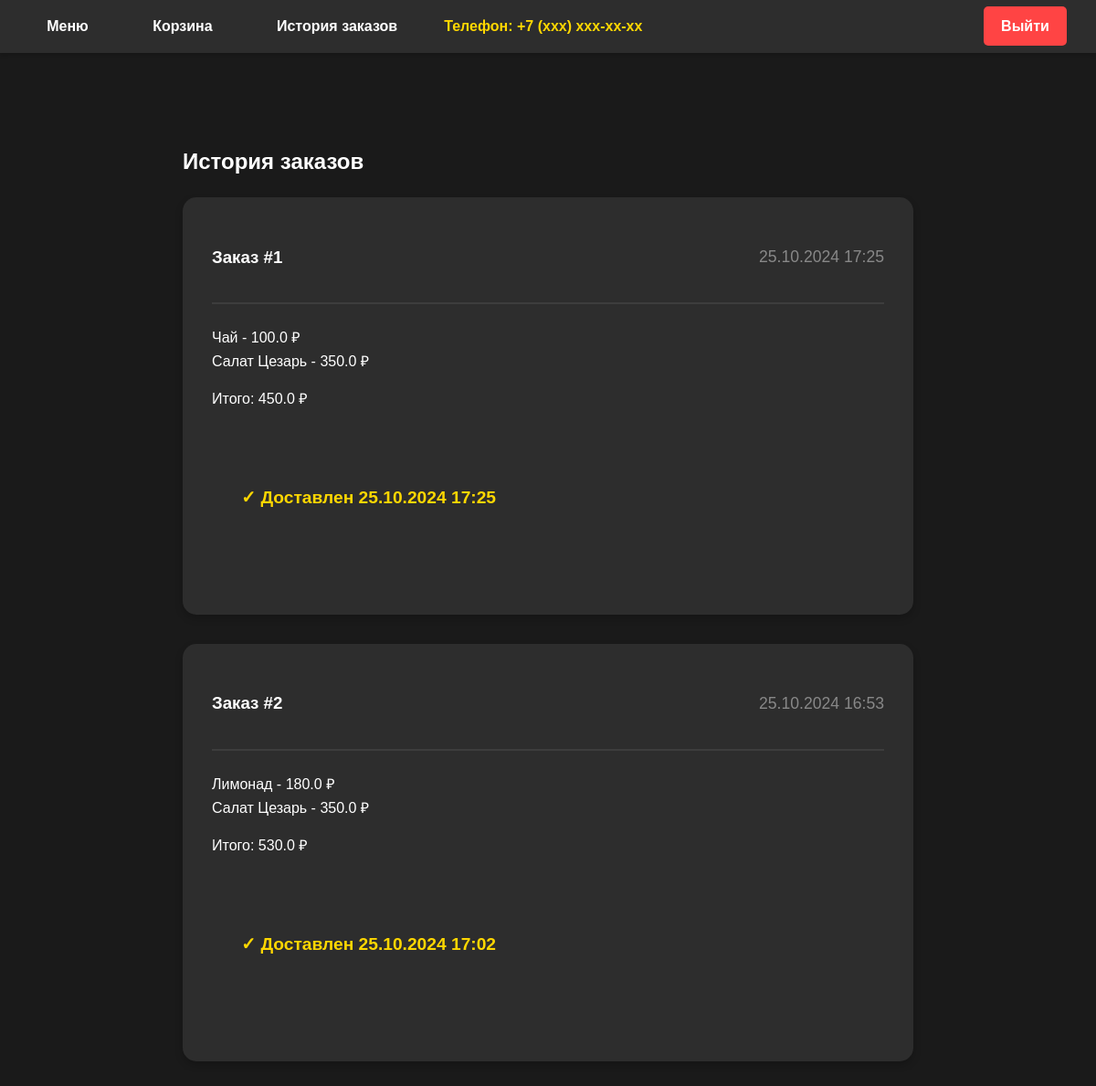
The app's page /orders (signed in) with its own data.
### models.py (models this page shows, shortened)
class User(db.Model):
    id = db.Column(db.Integer, primary_key=True)
    phone = db.Column(db.String(15), unique=True, nullable=False)
    address = db.Column(db.String(200))
    orders = db.relationship('Order', backref='user', lazy=True)
    @property
    def is_authenticated(self):
        return True

class Order(db.Model):
    id = db.Column(db.Integer, primary_key=True)
    user_id = db.Column(db.Integer, db.ForeignKey('user.id'))
    date = db.Column(db.DateTime, default=datetime.utcnow)
    total = db.Column(db.Float)
    delivered = db.Column(db.Boolean, default=False)
    delivery_time = db.Column(db.DateTime)
    items = db.relationship('OrderItem', backref='order', lazy=True)

class OrderItem(db.Model):
    id = db.Column(db.Integer, primary_key=True)
    order_id = db.Column(db.Integer, db.ForeignKey('order.id'))
    dish_id = db.Column(db.Integer, db.ForeignKey('dish.id'))
    quantity = db.Column(db.Integer)
    price = db.Column(db.Float)

class Dish(db.Model):
    id = db.Column(db.Integer, primary_key=True)
    name = db.Column(db.String(100), nullable=False)
    description = db.Column(db.Text)
    price = db.Column(db.Float, nullable=False)
    image = db.Column(db.String(100))
    category_id = db.Column(db.Integer, db.ForeignKey('category.id'))
    order_items = db.relationship('OrderItem', backref='dish', lazy=True)

### app.py (the view)
@app.route('/orders')
@login_required
def order_history():
    orders = Order.query.filter_by(user_id=current_user.id).order_by(Order.date.desc()).all()
    numbered_orders = []
    for i, order in enumerate(orders, 1): # начинаем нумерацию с 1
        numbered_orders.append((i, order))
    return render_template('order_history.html', numbered_orders=numbered_orders)

### app.py (called while the page is built)
@login_manager.user_loader
def load_user(user_id):
    return User.query.get(int(user_id))

### templates/order_history.html (shortened to what this page needs)
{% extends "base.html" %}
{% block content %}
<div class="order-history">
    <h2>История заказов</h2>
    {% if numbered_orders %}
        {% for order_number, order in numbered_orders %}
        <div class="order-card">
            <div class="order-header">
                <h3>Заказ #{{ order_number }}</h3>
                <p class="order-date">{{ order.date.strftime('%d.%m.%Y %H:%M') }}</p>
            </div>
            <div class="order-content">
                <ul class="order-items">
                    {% for item in order.items %}
                    <li>
                        {{ item.dish.name }} - {{ item.price }} ₽
                    </li>
                    {% endfor %}
                </ul>
                <p class="order-total">Итого: {{ order.total }} ₽</p>
                <p class="order-status">
                    {% if order.delivered %}
                    ✓ Доставлен {{ order.delivery_time.strftime('%d.%m.%Y %H:%M') }}
                    {% else %}
                    В процессе доставки
                    {% endif %}
                </p>
            </div>
        </div>
        {% endfor %}
    {% else %}
        <p class="no-orders">У вас пока нет заказов</p>
    {% endif %}
</div>
{% endblock %}

### templates/base.html (shortened to what this page needs)
<!DOCTYPE html>
<html>
<head>
    <link rel="stylesheet" href="{{ url_for('static', filename='css/style.css') }}">
</head>
<body>
    <nav>
        <ul>
            <li><a href="{{ url_for('menu') }}">Меню</a></li>
            {% if current_user.is_authenticated %}
                <li><a href="{{ url_for('cart') }}">Корзина</a></li>
                <li><a href="{{ url_for('order_history') }}">История заказов</a></li>
                <li>Телефон: {{ current_user.phone }}</li>
                <li><a href="{{ url_for('logout') }}">Выйти</a></li>
            {% else %}
                <li><a href="{{ url_for('login') }}">Войти</a></li>
            {% endif %}
        </ul>
    </nav>
    {% block content %}{% endblock %}
</body>
</html>

### static/css/style.css (style rules this page uses)
body { margin: 0; padding: 0; font-family: 'Arial', sans-serif; background-color: #1a1a1a; color: #ffffff; line-height: 1.6; }
nav { background-color: #2d2d2d; padding: 1rem; box-shadow: 0 2px 5px rgba(0,0,0,0.2); position: sticky; top: 0; z-index: 1000; }
nav ul { list-style: none; display: flex; justify-content: space-around; align-items: center; max-width: 1200px; margin: 0 auto; padding: 0; }
nav li { margin: 0 1rem; }
nav a { color: #ffffff; text-decoration: none; font-weight: bold; padding: 0.8rem 1.2rem; border-radius: 5px; transition: all 0.3s ease; }
nav li:last-child { margin-left: auto; }
nav li:nth-last-child(2) { color: #ffd700; font-weight: bold; }
nav a[href*="logout"] { background-color: #ff4444; color: white; }
.order-status { max-width: 800px; margin: 3rem auto; padding: 2rem; }
.order-items { list-style: none; padding: 0; }
.order-history { max-width: 800px; margin: 3rem auto; padding: 2rem; }
.order-card { background-color: #2d2d2d; border-radius: 15px; padding: 2rem; margin-bottom: 2rem; box-shadow: 0 4px 8px rgba(0,0,0,0.2); transition: transform 0.3s ease; }
.order-header { display: flex; justify-content: space-between; align-items: center; border-bottom: 2px solid #3d3d3d; padding-bottom: 1rem; margin-bottom: 1.5rem; }
.order-date { color: #888; font-size: 1.1rem; }
.order-status { color: #ffd700; font-weight: bold; font-size: 1.2rem; }

### records on screen
User: phone "+7 (xxx) xxx-xx-xx"
Order: delivered "1", date "25.10.2024 17:25", total "450.0", delivery_time "25.10.2024 17:25"
OrderItem: dish.name "Чай", price "100.0"
OrderItem: dish.name "Салат Цезарь", price "350.0"
Order: order_number "2", date "25.10.2024 16:53", total "530.0", delivery_time "25.10.2024 17:02"
OrderItem: dish.name "Лимонад", price "180.0"
OrderItem: dish.name "Салат Цезарь", price "350.0"
